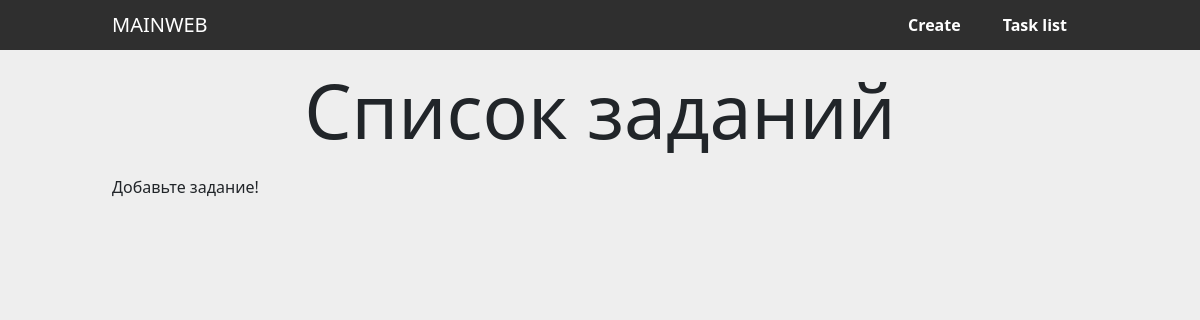
The page /taskList on the database as committed earlier.
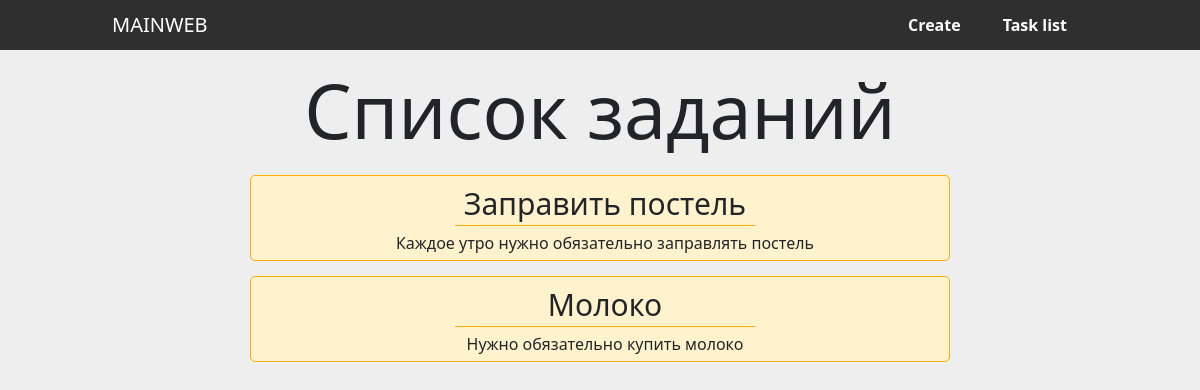
The same page on the database as committed later.
### mainWeb/models.py (models this page shows, shortened)
class Task(models.Model):
    title = models.CharField('Название', max_length=50)
    task = models.TextField('Описание')
    class Meta:
        verbose_name = 'Задание'
        verbose_name_plural = 'Задания'

### mainWeb/views.py (the view)
# urls.py: path('taskList', views.taskList, name="taskList")
def taskList(request):
    tasks = Task.objects.order_by('-id')[:7]
    return render(request, 'mainWeb/taskList.html', {
        'title': 'Список заданий',
        'tasks': tasks
    })

### mainWeb/templates/mainWeb/taskList.html (shortened to what this page needs)
{% extends 'mainWeb/main.html' %}
{% block content %}
    <h1 class="hello__title center">Список заданий</h1>
    {% if tasks %}
        {% for el in tasks %}
            <div class="taskout">
                <h3>{{ el.title }}</h3>
                <p>{{ el.task }}</p>
            </div>
        {% endfor %}
    {% else %}
        <p class="taskclear">Добавьте задание!</p>
    {% endif %}
{% endblock %}

Rows that differ between the two databases and show on the page:
added Task: title "Заправить постель", task "Каждое утро нужно обязательно заправлять постель"
added Task: title "Молоко", task "Нужно обязательно купить молоко"
Other text that changed with them:
text no longer shown: "Добавьте задание!"
